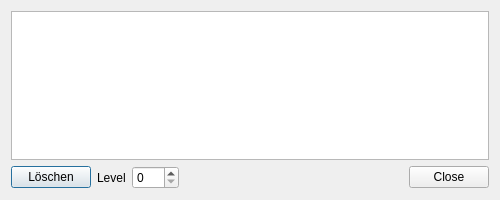
<?xml version="1.0" encoding="UTF-8"?>
<ui version="4.0">
 <class>DlgConsole</class>
 <widget class="QDialog" name="DlgConsole">
  <property name="geometry">
   <rect>
    <x>0</x>
    <y>0</y>
    <width>500</width>
    <height>200</height>
   </rect>
  </property>
  <property name="windowTitle">
   <string>Log</string>
  </property>
  <layout class="QVBoxLayout" name="verticalLayout">
   <item>
    <widget class="QPlainTextEdit" name="textEdit">
     <property name="toolTip">
      <string>&lt;html&gt;&lt;head/&gt;&lt;body&gt;&lt;p&gt;Hier werden Prozesse im Kleinen Brauhelfer aufgelistet. Die sogenannten Logs lassen Rückschlüsse bei etwaigen Problemen zu.&lt;/p&gt;&lt;p&gt;&lt;br/&gt;&lt;/p&gt;&lt;p&gt;Dieses Tool solltenur von technisch versierten Anwendern verwendet werden, insbesondere war die Log-Tiefe anlangt.&lt;/p&gt;&lt;/body&gt;&lt;/html&gt;</string>
     </property>
     <property name="lineWrapMode">
      <enum>QPlainTextEdit::NoWrap</enum>
     </property>
     <property name="readOnly">
      <bool>true</bool>
     </property>
    </widget>
   </item>
   <item>
    <layout class="QHBoxLayout" name="horizontalLayout">
     <item>
      <widget class="QPushButton" name="btnClear">
       <property name="toolTip">
        <string>&lt;html&gt;&lt;head/&gt;&lt;body&gt;&lt;p&gt;Hiermit werden Einträge aus der Console gelöscht.&lt;/p&gt;&lt;/body&gt;&lt;/html&gt;</string>
       </property>
       <property name="text">
        <string>Löschen</string>
       </property>
      </widget>
     </item>
     <item>
      <widget class="QLabel" name="label">
       <property name="text">
        <string>Level</string>
       </property>
      </widget>
     </item>
     <item>
      <widget class="QSpinBox" name="sbLevel">
       <property name="toolTip">
        <string>Hier werden Grade von Änderungen im Kleinen Brauhelder eingestellt. Je höher, desto feiner, aber auch mehr Speicherbedarf. Im Normalfall belässt man es bei Level 0. Das Tool dient versierten Nutzern zur Fehlersuche.</string>
       </property>
       <property name="maximum">
        <number>999</number>
       </property>
      </widget>
     </item>
     <item>
      <spacer name="horizontalSpacer">
       <property name="orientation">
        <enum>Qt::Horizontal</enum>
       </property>
       <property name="sizeHint" stdset="0">
        <size>
         <width>40</width>
         <height>20</height>
        </size>
       </property>
      </spacer>
     </item>
     <item>
      <widget class="QDialogButtonBox" name="buttonBox">
       <property name="orientation">
        <enum>Qt::Horizontal</enum>
       </property>
       <property name="standardButtons">
        <set>QDialogButtonBox::Close</set>
       </property>
      </widget>
     </item>
    </layout>
   </item>
  </layout>
 </widget>
 <resources/>
 <connections>
  <connection>
   <sender>buttonBox</sender>
   <signal>accepted()</signal>
   <receiver>DlgConsole</receiver>
   <slot>accept()</slot>
   <hints>
    <hint type="sourcelabel">
     <x>248</x>
     <y>254</y>
    </hint>
    <hint type="destinationlabel">
     <x>157</x>
     <y>274</y>
    </hint>
   </hints>
  </connection>
  <connection>
   <sender>buttonBox</sender>
   <signal>rejected()</signal>
   <receiver>DlgConsole</receiver>
   <slot>reject()</slot>
   <hints>
    <hint type="sourcelabel">
     <x>316</x>
     <y>260</y>
    </hint>
    <hint type="destinationlabel">
     <x>286</x>
     <y>274</y>
    </hint>
   </hints>
  </connection>
 </connections>
</ui>
